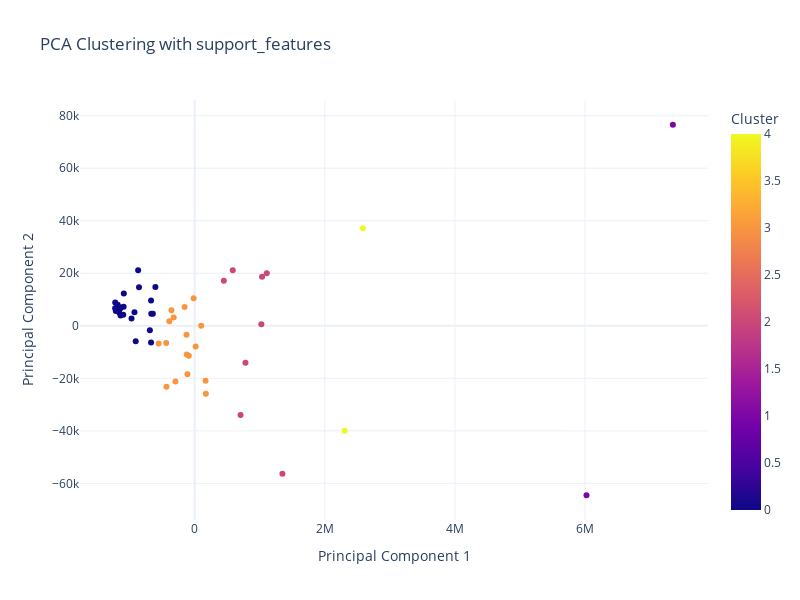

Write notebook code for a chart like this one.
### Code cell
# Extract state column (if needed for visualization or labeling)
states = support_features_df['State']  # Assuming 'State' is the name of the column containing state information

# Drop state column for PCA
data_numeric = support_features_df.drop('State', axis=1)

# Perform PCA
pca = PCA(n_components=2)
pca_data = pca.fit_transform(data_numeric)

# Perform clustering on PCA-transformed data
kmeans = KMeans(n_clusters=5)  # Adjust number of clusters as needed
clusters = kmeans.fit_predict(pca_data)

# Create a DataFrame for visualization
plot_data = pd.DataFrame({
    'PC1': pca_data[:, 0],
    'PC2': pca_data[:, 1],
    'State': states,
    'Cluster': clusters
})

# Create an interactive scatter plot using Plotly
fig = px.scatter(plot_data, x='PC1', y='PC2', color='Cluster', hover_name='State', 
                 title='PCA Clustering with support_features', labels={'PC1': 'Principal Component 1', 'PC2': 'Principal Component 2'},
                 template='plotly_white', width=800, height=600)

# Show the plot
fig.show()

### Figure 1 — Plotly figure (JSON) as saved in the notebook; plotly's stock layout.template omitted (floating-point values rounded to 4 significant figures)
{"data": [{"hovertemplate": "<b>%{hovertext}</b><br><br>Principal Component 1=%{x}<br>Principal Component 2=%{y}<br>Cluster=%{marker.color}<extra></extra>", "hovertext": ["Alabama", "Alaska", "Arizona", "Arkansas", "California", "Colorado", "Connecticut", "Delaware", "District of Columbia", "Florida", "Georgia", "Hawaii", "Idaho", "Illinois", "Indiana", "Iowa", "Kansas", "Kentucky", "Louisiana", "Maine", "Maryland", "Massachusetts", "Michigan", "Minnesota", "Mississippi", "Missouri", "Montana", "Nebraska", "Nevada", "New Hampshire", "New Jersey", "New Mexico", "New York", "North Carolina", "North Dakota", "Ohio", "Oklahoma", "Oregon", "Pennsylvania", "Rhode Island", "South Carolina", "South Dakota", "Tennessee", "Texas", "Utah", "Vermont", "Virginia", "Washington", "West Virginia", "Wisconsin", "Wyoming", "Puerto Rico"], "legendgroup": "", "marker": {"color": [3, 0, 3, 0, 1, 3, 0, 0, 0, 4, 2, 0, 0, 2, 3, 0, 0, 3, 3, 0, 3, 3, 2, 3, 0, 3, 0, 0, 0, 0, 2, 0, 4, 2, 0, 2, 3, 3, 2, 0, 3, 0, 3, 1, 3, 0, 2, 3, 0, 3, 0, 0], "coloraxis": "coloraxis", "symbol": "circle"}, "mode": "markers", "name": "", "orientation": "v", "showlegend": false, "type": "scatter", "x": [-322500.0, -1161000.0, 171600.0, -670600.0, 7350000.0, -111900.0, -603900.0, -1152000.0, -1223000.0, 2585000.0, 1108000.0, -1092000.0, -925400.0, 1348000.0, 99590.0, -642800.0, -667500.0, -433400.0, -357300.0, -1098000.0, -121700.0, -16370.0, 705200.0, -125800.0, -688900.0, -90220.0, -1139000.0, -906600.0, -670300.0, -1089000.0, 585400.0, -869100.0, 2306000.0, 780700.0, -1184000.0, 1035000.0, -390200.0, -554300.0, 1025000.0, -1145000.0, -295500.0, -1151000.0, 15110.0, 6022000.0, -438200.0, -1221000.0, 447800.0, 167400.0, -971000.0, -154400.0, -1213000.0, -855900.0], "xaxis": "x", "y": [3173.0, 5019.0, -25850.0, -6370.0, 76550.0, -18420.0, 14770.0, 6595.0, 6668.0, 37120.0, 20030.0, 7222.0, 5173.0, -56300.0, -6.383, 4575.0, 4615.0, -23170.0, 5965.0, 4175.0, -10890.0, 10460.0, -33980.0, -3451.0, -1677.0, -11360.0, 3889.0, -5901.0, 9671.0, 12340.0, 21120.0, 21130.0, -39960.0, -14070.0, 7989.0, 18710.0, 1732.0, -6779.0, 618.0, 6605.0, -21190.0, 7052.0, -7925.0, -64520.0, -6562.0, 8917.0, 17190.0, -20920.0, 2752.0, 7147.0, 5635.0, 14720.0], "yaxis": "y"}], "layout": {"coloraxis": {"colorbar": {"title": {"text": "Cluster"}}, "colorscale": [[0, "#0d0887"], [0.1111, "#46039f"], [0.2222, "#7201a8"], [0.3333, "#9c179e"], [0.4444, "#bd3786"], [0.5556, "#d8576b"], [0.6667, "#ed7953"], [0.7778, "#fb9f3a"], [0.8889, "#fdca26"], [1, "#f0f921"]]}, "height": 600, "legend": {"tracegroupgap": 0}, "title": {"text": "PCA Clustering with support_features"}, "width": 800, "xaxis": {"anchor": "y", "domain": [0, 1], "title": {"text": "Principal Component 1"}}, "yaxis": {"anchor": "x", "domain": [0, 1], "title": {"text": "Principal Component 2"}}}}
